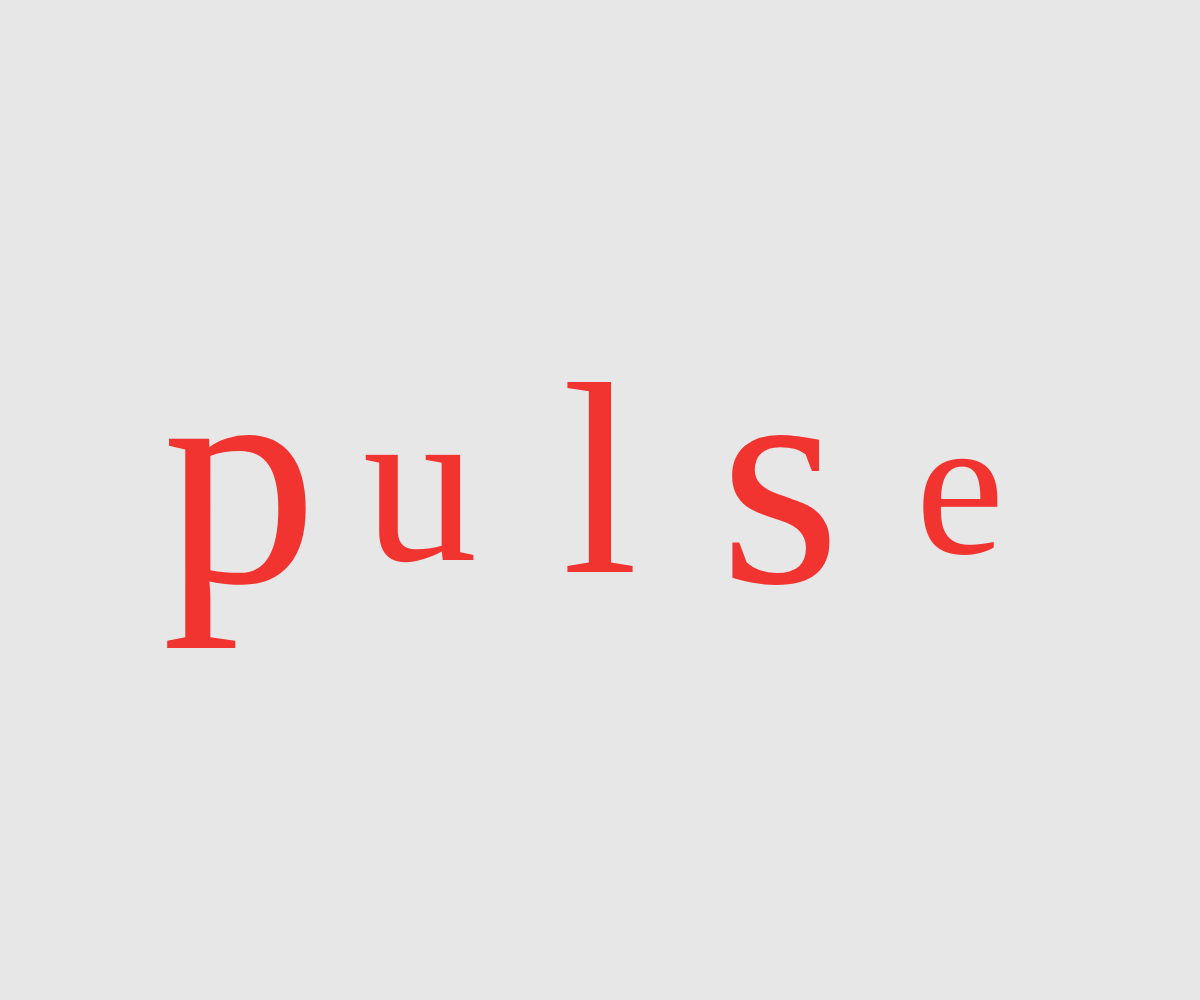
Frame 1 (no input)
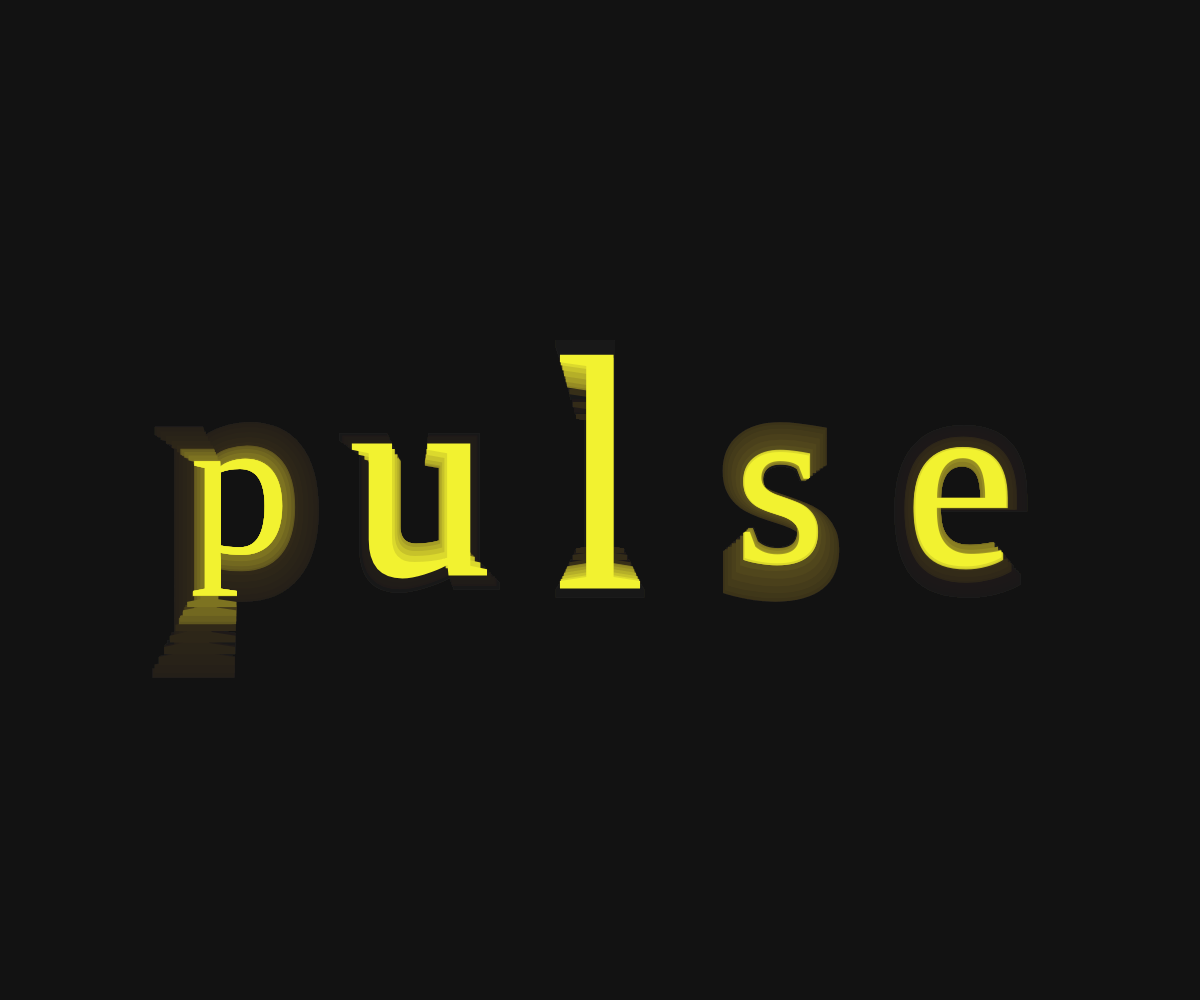
Frame 60 (no input)
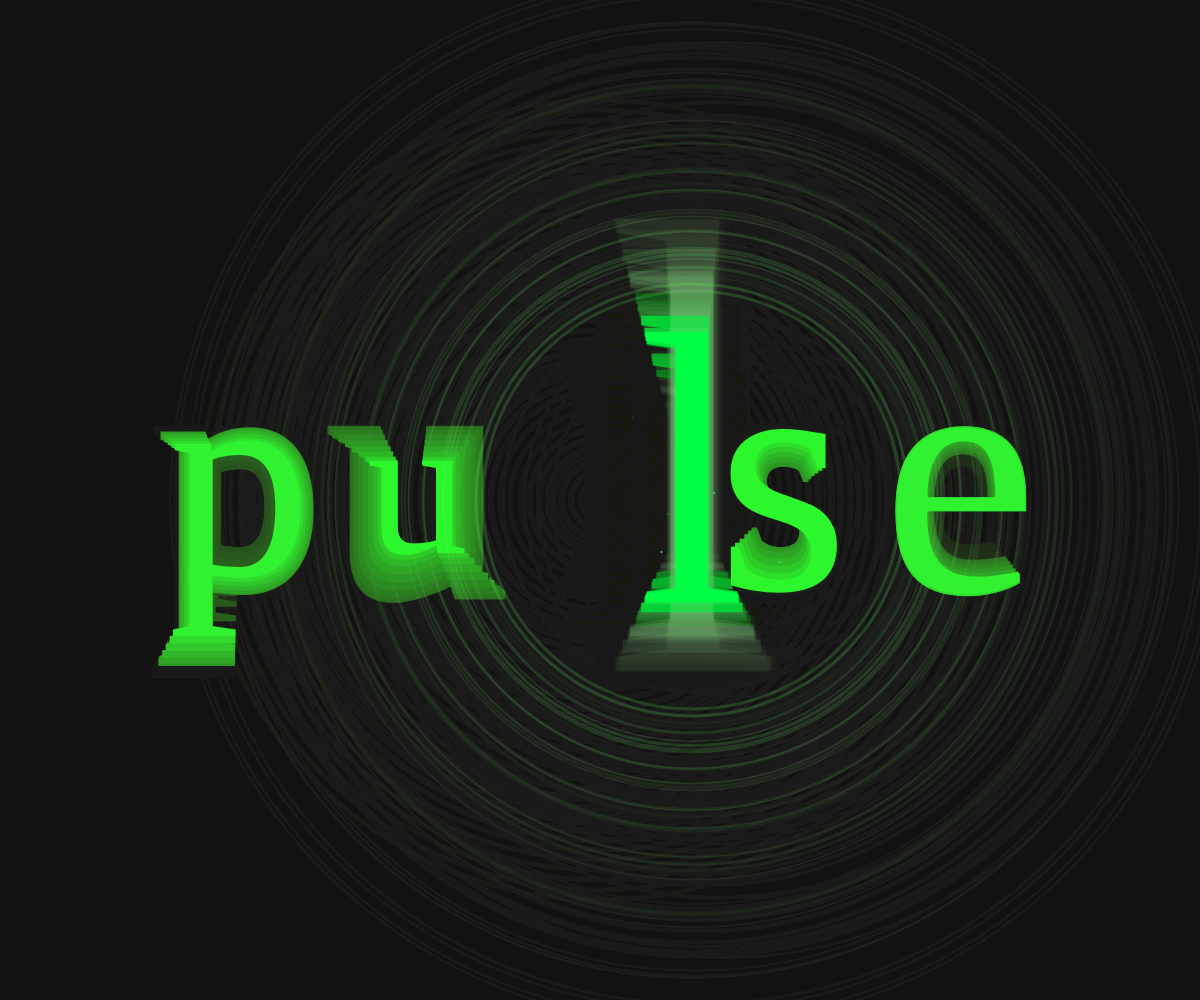
Frame 120 (the mouse pressed at the canvas centre since frame 60)

The p5.js sketch that drew these frames (run headless with seeded random() and noise() and a simulated clock; from frame 60 on, the mouse is pressed at the canvas centre):

// p5.js sketch
// ── sketch.js
let letters = [];
let word = "pulse";
let baseSize = 250; // dimensione base
let minSize = 200;
let maxSize = 400;
let hueValue = 0;
let pulseIntensity = 0; // intensità globale della pulsazione
let activeLetter = null; // lettera attualmente attiva
let pulseWave = []; // onde di pulsazione

function setup() {
  createCanvas(windowWidth, windowHeight);
  colorMode(HSB, 360, 100, 100, 100);
  textFont('Georgia');
  textAlign(CENTER, CENTER);

  // Calcolo posizione finale della parola "pulse" centrata
  let letterSpacing = 180; // lettere più vicine
  let totalWidth = (word.length - 1) * letterSpacing;
  let startX = width / 2 - totalWidth / 2;
  let centerY = height / 2;

  for (let i = 0; i < word.length; i++) {
    letters.push({
      char: word[i],
      x: startX + i * letterSpacing,
      y: centerY,
      targetX: startX + i * letterSpacing,
      targetY: centerY,
      vx: 0,
      vy: 0,
      size: baseSize,
      pulseBoost: 0, // variabile aggiuntiva per pulsazione extra
      activeTimer: 0, // timer per effetto di attivazione
      pulseFrequency: 0.15 + i * 0.03, // frequenza di pulsazione unica per ogni lettera
      isSuperActive: false, // stato di iper-attivazione
      shockwaveTimer: 0, // timer per onde d'urto
      resonance: 0, // livello di risonanza (0-1)
      chaosLevel: 0 // livello di caos (0-1)
    });
  }
}

function draw() {
  // Scia nera trasparente
  background(0, 0, 10, 10);
  hueValue = (hueValue + 1) % 360;
  
  // Aggiorna onde di pulsazione
  updatePulseWaves();

  letters.forEach((letter, index) => {
    let d = dist(mouseX, mouseY, letter.x, letter.y);
    let isMouseOver = d < 200;

    // CALCOLA LIVELLO DI RISONANZA BASATO SULLA DISTANZA
    // Più vicino = più risonanza (1 = massima, 0 = nulla)
    let resonanceLevel = map(d, 0, 200, 1, 0, true);
    resonanceLevel = constrain(resonanceLevel, 0, 1);
    
    // CALCOLA LIVELLO DI CAOS BASATO SULLA DISTANZA
    // Più vicino = più caos
    let chaosLevel = map(d, 0, 200, 1, 0, true);
    chaosLevel = constrain(chaosLevel, 0, 1);
    
    // Aggiorna i valori nella lettera
    letter.resonance = resonanceLevel;
    letter.chaosLevel = chaosLevel;

    if (isMouseOver) { // raggio di repulsione
      // lettere impazziscono vicino al cursore - FORZA BASATA SULLA DISTANZA
      let angle = atan2(letter.y - mouseY, letter.x - mouseX);
      let force = map(d, 0, 200, 40 * chaosLevel, 0); // più caos = più forza
      letter.vx += cos(angle) * force;
      letter.vy += sin(angle) * force;

      // pulsazione extra molto più intensa - BASATA SULLA DISTANZA
      letter.pulseBoost = map(d, 0, 200, 2.5 * chaosLevel, 0);
      
      // attiva l'effetto super pulsante se abbastanza vicino
      if (chaosLevel > 0.3 && !letter.isSuperActive) {
        letter.isSuperActive = true;
        letter.activeTimer = 0;
        activeLetter = index;
        
        // Crea un'onda di pulsazione quando una lettera diventa attiva
        createPulseWave(letter.x, letter.y, chaosLevel);
      }
      
      // Aumenta i timer in base alla vicinanza
      letter.activeTimer += 0.2 * chaosLevel;
      letter.shockwaveTimer += 0.3 * chaosLevel;
      
      // Effetto onde d'urto periodiche - più frequenti se più vicini
      if (letter.shockwaveTimer > 10 / (chaosLevel + 0.5)) {
        createPulseWave(letter.x, letter.y, chaosLevel);
        letter.shockwaveTimer = 0;
      }
      
    } else {
      // se il cursore è lontano, riduci gradualmente gli effetti
      letter.pulseBoost *= 0.92; // riduzione più lenta
      letter.isSuperActive = false;
      letter.activeTimer *= 0.95;
      letter.resonance *= 0.95;
      letter.chaosLevel *= 0.95;
    }

    // attrazione verso posizione originale con effetto "elasticità" influenzata dal caos
    let attractionBase = 0.1;
    let attractionVariation = sin(frameCount * 0.05 + index) * 0.05 * chaosLevel;
    let attraction = attractionBase + attractionVariation;
    
    letter.vx += (letter.targetX - letter.x) * attraction;
    letter.vy += (letter.targetY - letter.y) * attraction;

    // smorzamento variabile per effetto più "vivo" - influenzato dal caos
    let dampingBase = 0.65;
    let dampingVariation = sin(frameCount * 0.03 + index * 0.5) * 0.05 * chaosLevel;
    let damping = dampingBase + dampingVariation;
    
    letter.vx *= damping;
    letter.vy *= damping;

    letter.x += letter.vx;
    letter.y += letter.vy;

    // PULSAZIONE MOLTO PIÙ INTENSA E COMPLESSA - CON RISONANZA DINAMICA
    let basePulse = sin(frameCount * 0.15 + letter.x * 0.01) * 0.3;
    let fastPulse = sin(frameCount * 0.4 + index) * 0.2;
    
    // PULSAZIONE CAOTICA - dipende dalla distanza
    let chaoticPulse = 0;
    if (chaosLevel > 0.1) {
      chaoticPulse = sin(frameCount * (0.5 + chaosLevel * 2) + index * 2) * 0.15 * chaosLevel;
    }
    
    // RISONANZA - dipende dalla distanza
    let resonanceEffect = 0;
    if (resonanceLevel > 0.1) {
      // La risonanza aumenta con la vicinanza e pulsa più intensamente
      resonanceEffect = sin(letter.activeTimer * (3 + resonanceLevel * 5)) * 
                       0.4 * resonanceLevel * resonanceLevel; // quadratica per effetto più forte
    }
    
    // Combinazione di tutte le pulsazioni
    let pulse = (1 + basePulse + fastPulse + chaoticPulse + resonanceEffect) * 
                (1 + letter.pulseBoost * 1.5); // Moltiplicatore aumentato
    
    // Effetto "palpitazione" quando molto vicino al mouse
    if (d < 50) {
      let heartbeatIntensity = map(d, 0, 50, 1, 0);
      let heartbeat = (sin(frameCount * (0.8 + chaosLevel * 0.5)) > 0.7) ? 0.3 * heartbeatIntensity : 0;
      pulse += heartbeat;
    }
    
    letter.size = constrain(baseSize * pulse, minSize, maxSize * 1.2); // Aumentato maxSize

    // DISEGNO CON EFFETTI AGGIUNTIVI - INTENSITÀ BASATA SULLA DISTANZA
    if (letter.isSuperActive && chaosLevel > 0.3) {
      // Effetto glow per lettere attive - più intenso se più vicino
      drawLetterGlow(letter, d, chaosLevel);
      
      // Effetto particelle di energia - più particelle se più vicino
      if (frameCount % max(1, floor(5 / (chaosLevel + 0.1))) === 0) {
        drawEnergyParticles(letter, chaosLevel);
      }
    }

    // disegno lettera principale con colore vibrante - più vibrante se più vicino
    let brightnessBase = 95;
    let brightnessBoost = letter.isSuperActive ? 100 : 95;
    let finalBrightness = brightnessBoost + (brightnessBoost * chaosLevel * 0.2);
    
    let saturationBase = 80;
    let saturationBoost = letter.isSuperActive ? 90 : 80;
    let finalSaturation = saturationBoost + (saturationBoost * chaosLevel * 0.3);
    
    let hueShift = letter.isSuperActive ? 30 * chaosLevel : 0;
    let pulseHue = (hueValue + hueShift) % 360;
    
    fill(pulseHue, finalSaturation, finalBrightness);
    noStroke();
    textSize(letter.size);
    text(letter.char, letter.x, letter.y);
    
    // Effetto "aura" pulsante - più visibile se più vicino
    if (letter.isSuperActive && chaosLevel > 0.2) {
      drawPulseAura(letter, d, chaosLevel);
    }
  });
  
  // Disegna le onde di pulsazione
  drawPulseWaves();
  
  // Debug: mostra livello di caos della lettera più vicina (opzionale, rimuovi se non vuoi)
  // drawChaosDebug();
}

function drawLetterGlow(letter, distance, chaosLevel) {
  // Multipli livelli di glow - intensità basata sul caos
  let glowLayers = floor(8 * chaosLevel);
  let maxGlowSize = letter.size * (1.2 + chaosLevel * 0.3);
  let baseGlowIntensity = map(distance, 0, 200, 40, 5);
  let glowIntensity = baseGlowIntensity * chaosLevel;
  
  for (let i = glowLayers; i > 0; i--) {
    let glowSize = maxGlowSize * (i / glowLayers);
    let alpha = glowIntensity * (i / glowLayers);
    
    fill(hueValue, 40, 100, alpha);
    noStroke();
    textSize(glowSize);
    text(letter.char, letter.x, letter.y);
  }
}

function drawEnergyParticles(letter, chaosLevel) {
  // Particelle di energia che emanano dalla lettera - quantità basata sul caos
  let particleCount = floor(10 * chaosLevel);
  let baseHue = hueValue;
  
  for (let i = 0; i < particleCount; i++) {
    let angle = random(TWO_PI);
    let distance = random(10, letter.size * 0.6 * chaosLevel);
    let particleSize = random(2, 6 * chaosLevel);
    let pulse = sin(frameCount * 0.2 + i) * 0.5 + 0.5;
    
    let px = letter.x + cos(angle) * distance * pulse;
    let py = letter.y + sin(angle) * distance * pulse;
    
    // Particelle più luminose e colorate se più caos
    let particleHue = (baseHue + i * 30 * chaosLevel) % 360;
    let particleAlpha = 30 + 70 * chaosLevel;
    
    fill(particleHue, 70, 100, particleAlpha);
    noStroke();
    ellipse(px, py, particleSize);
  }
}

function drawPulseAura(letter, distance, chaosLevel) {
  // Aura circolare pulsante intorno alla lettera - dimensione basata sul caos
  let auraBaseSize = 1.5;
  let auraPulse = sin(frameCount * (0.3 + chaosLevel * 0.2)) * (0.3 + chaosLevel * 0.2);
  let auraSize = letter.size * (auraBaseSize + auraPulse);
  
  let baseAuraAlpha = map(distance, 0, 200, 60, 10);
  let auraAlpha = baseAuraAlpha * chaosLevel;
  
  // Primo livello di aura
  noFill();
  stroke(hueValue, 60, 100, auraAlpha);
  strokeWeight(2 + chaosLevel * 2);
  ellipse(letter.x, letter.y, auraSize);
  
  // Secondo livello di aura - solo se abbastanza caos
  if (chaosLevel > 0.5) {
    stroke(hueValue, 40, 100, auraAlpha * 0.7);
    strokeWeight(1 + chaosLevel);
    ellipse(letter.x, letter.y, auraSize * (1.1 + chaosLevel * 0.1));
  }
}

function createPulseWave(x, y, chaosLevel) {
  // Crea un'onda di pulsazione - intensità basata sul caos
  pulseWave.push({
    x: x,
    y: y,
    radius: 10,
    maxRadius: 200 + chaosLevel * 200, // più caos = onde più grandi
    life: 80 + chaosLevel * 40, // più caos = onde più durature
    hue: hueValue,
    speed: 5 + chaosLevel * 5, // più caos = onde più veloci
    intensity: chaosLevel // intensità dell'onda
  });
}

function updatePulseWaves() {
  for (let i = pulseWave.length - 1; i >= 0; i--) {
    let wave = pulseWave[i];
    wave.radius += wave.speed;
    wave.life -= 2;
    
    if (wave.life <= 0 || wave.radius > wave.maxRadius) {
      pulseWave.splice(i, 1);
    }
  }
}

function drawPulseWaves() {
  pulseWave.forEach(wave => {
    noFill();
    let waveAlpha = map(wave.life, 0, 100, 0, 40) * wave.intensity;
    
    // Onda principale
    stroke(wave.hue, 80, 100, waveAlpha);
    strokeWeight(2 + wave.intensity * 2);
    ellipse(wave.x, wave.y, wave.radius * 2);
    
    // Onda interna - solo se abbastanza intensa
    if (wave.intensity > 0.3) {
      stroke(wave.hue, 60, 100, waveAlpha * 0.7);
      strokeWeight(1 + wave.intensity);
      ellipse(wave.x, wave.y, wave.radius * 1.8);
    }
  });
}

// Funzione debug opzionale per vedere i livelli di caos (rimuovi se non serve)
function drawChaosDebug() {
  let nearestLetter = null;
  let minDist = Infinity;
  
  // Trova la lettera più vicina al mouse
  letters.forEach(letter => {
    let d = dist(mouseX, mouseY, letter.x, letter.y);
    if (d < minDist) {
      minDist = d;
      nearestLetter = letter;
    }
  });
  
  if (nearestLetter) {
    fill(255);
    noStroke();
    textSize(16);
    textAlign(LEFT);
    text(`Distanza: ${floor(minDist)}px`, 20, 30);
    text(`Risonanza: ${floor(nearestLetter.resonance * 100)}%`, 20, 50);
    text(`Caos: ${floor(nearestLetter.chaosLevel * 100)}%`, 20, 70);
    textAlign(CENTER, CENTER);
  }
}

function windowResized() {
  resizeCanvas(windowWidth, windowHeight);
}
